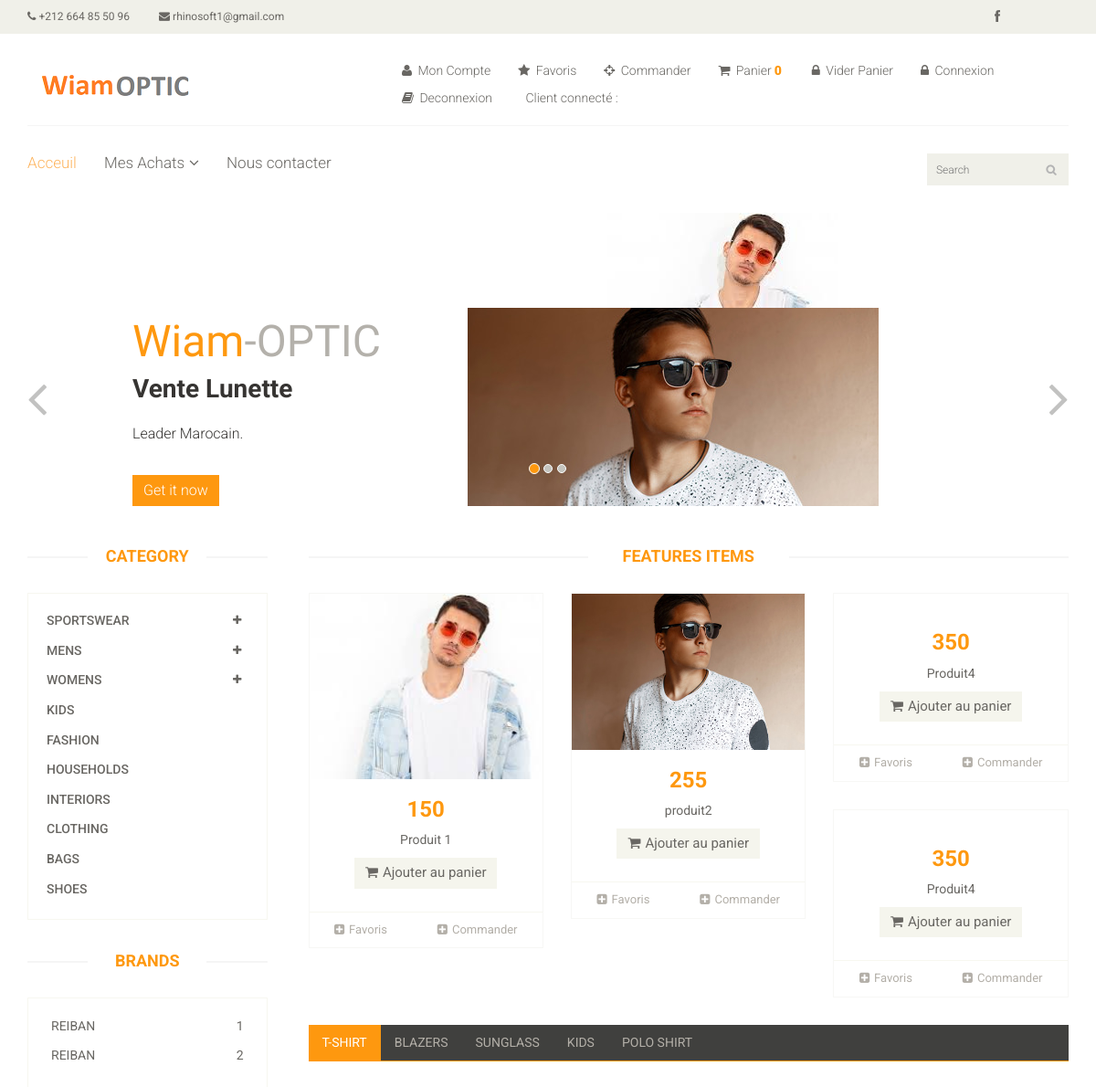
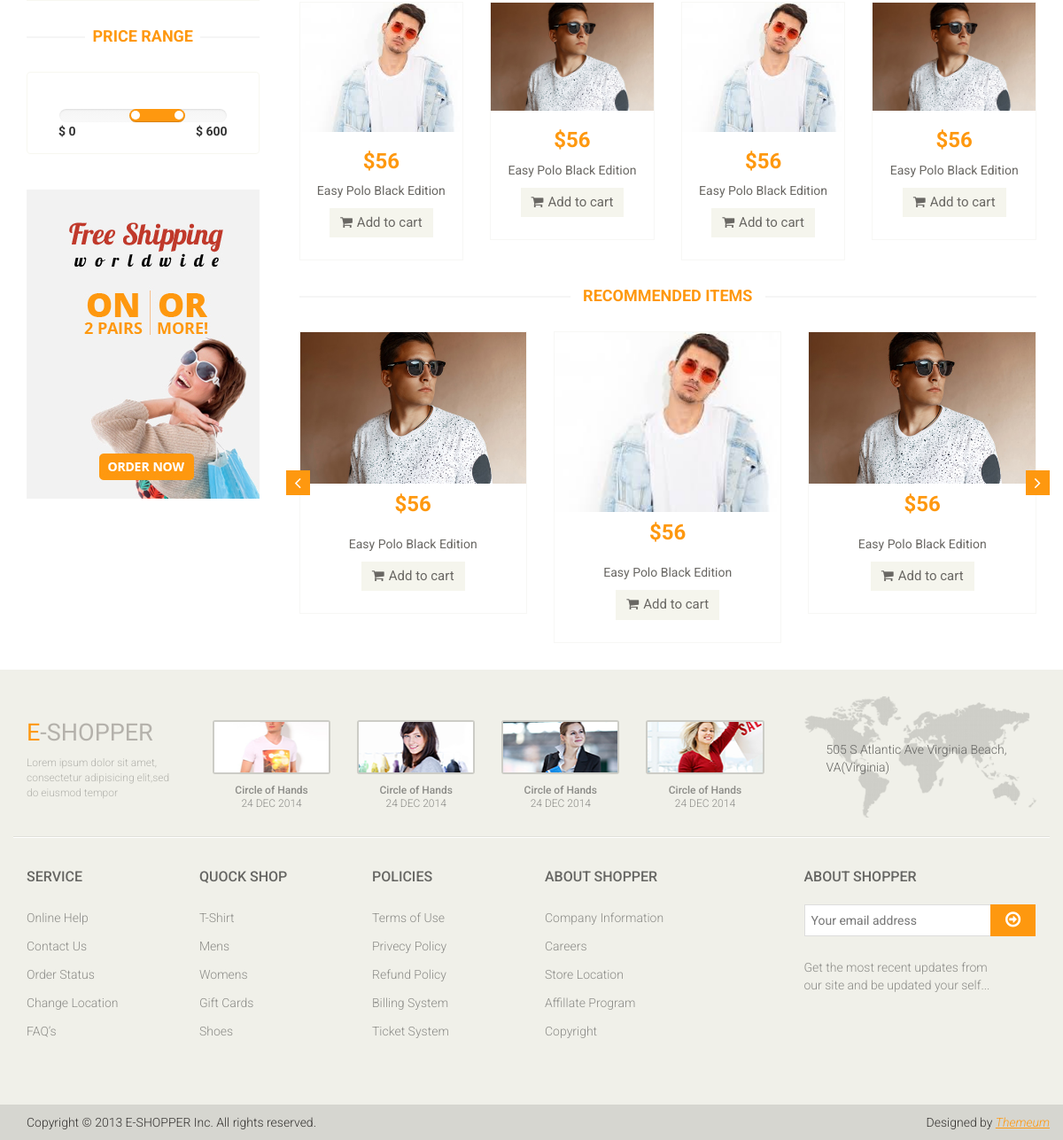
The page / on the database its author committed (2 pictures, top to bottom).
### tables this page shows
CREATE TABLE `brand` (
  `codeBrand` int(11) NOT NULL,
  `mark` varchar(255) NOT NULL,
  `type` varchar(255) NOT NULL,
  `categorie` int(11) NOT NULL
);

CREATE TABLE `produit` (
  `codeProduit` int(11) NOT NULL,
  `labell` varchar(100) NOT NULL,
  `prix` decimal(10,0) NOT NULL,
  `quantite` int(200) NOT NULL,
  `photo` varchar(255) NOT NULL,
  `rank` int(10) NOT NULL,
  `codeBrand` int(11) NOT NULL
);

### BrandService.php (called while the page is built, shortened)
<?php
require_once("Connexion.php");
require_once("Brand.php");
class BrandService{
    public function listeBrands(){
        $ListeBrands=array();
            try{
  $con = new Connexion();
  $this->DbConnectInstance=$con->getConnexionInstance();
                $reponse=$this->DbConnectInstance->prepare("select * from brand");
                $reponse->execute();
                            $index=0;
                    while($brand=$reponse->fetch()){
                        $CodeBrand=$brand['codeBrand'];
                         $Mark=$brand['mark'];
                         $Type=$brand['type'];
                         $Categorie=$brand['categorie'];
                        $Brand=new Brand();
                        $Brand->setCodeBrand($CodeBrand);
                        $Brand->setMark($Mark);
                        $Brand->setType($Type);
                        $Brand->setCategorie($Categorie);
                           $ListeBrands[$index]= $Brand;
                          $index++;
                }
                return $ListeBrands;
            } catch (Exception $e) {
                die("Error Liste brand=> ".$e->getMessage());
                return $ListeBrands;
              }
    }
}
?>

### Connexion.php (called while the page is built, shortened)
<?php
class Connexion{
private $DbName="db_optic";
private $DbHost="localhost";
private $DbPassword="";
private $DbLogin="root";
private $Connexion=null;
public  function getConnexionInstance(){
    try {
        $this->Connexion = new PDO("mysql:host=".$this->DbHost.";dbname=".$this->DbName, $this->DbLogin,$this->DbPassword);
        $this->Connexion->setAttribute(PDO::ATTR_ERRMODE, PDO::ERRMODE_EXCEPTION);
        return $this->Connexion;
        }
    catch(PDOException $e)
        {
        echo "Connection failed: " . $e->getMessage();
        return $this->Connexion;
        }
}
}
?>

### Brand.php (called while the page is built, shortened)
<?php
class Brand{
private $CodeBrand;
private $Mark;
public function setCodeBrand($CodeBrand){
    $this->CodeBrand=$CodeBrand;
}
public function getCodeBrand(){
return $this->CodeBrand;
}
public function setMark($Mark){
    $this->Mark=$Mark;
}
public function getMark(){
return $this->Mark;
}
}
?>

### Produit.php (called while the page is built, shortened)
<?php
class Produit{
    private $CodeProduit;
    private $Labell;
    private $Prix;
    private $Photo;
    public function setCodeProduit($CodeProduit){
            $this->CodeProduit=$CodeProduit;
    }
    public function getCodeProduit(){
        return $this->CodeProduit;
        }
    public function setLabell($Labell){
            $this->Labell=$Labell;
    }
    public function getLabell(){
        return $this->Labell;
        }
        public function setPrix($Prix){
            $this->Prix=$Prix;
    }
    public function getPrix(){
        return $this->Prix;
        }
        public function setPhoto($Photo){
            $this->Photo=$Photo;
    }
    public function getPhoto(){
        return $this->Photo;
        }
}
?>

### GestionProduitService.php (called while the page is built, shortened)
<?php
require_once("Connexion.php");
require_once("Produit.php");
class GestionProduitService{
    public function listeProduits(){
        $ListeProduits=array();
            try{
  $con = new Connexion();
  $this->DbConnectInstance=$con->getConnexionInstance();
                $reponse=$this->DbConnectInstance->prepare("select * from produit");
                $reponse->execute();
                            $index=0;
                    while($produit=$reponse->fetch()){
                        $Labell=$produit['labell'];
                        $Prix=$produit['prix'];
                        $Quantite=$produit['quantite'];
                        $CodeProduit=$produit['codeProduit'];
                        $Photo=$produit['photo'];
                       $Produit=new Produit();
                       $Produit->setPrix($Prix);
                       $Produit->setLabell($Labell);
                       $Produit->setCodeProduit($CodeProduit);
                       $Produit->setQuantite($Quantite);
                       $Produit->setPhoto($Photo);
                           $ListeProduits[$index]= $Produit;
                          $index++;
                }
                return $ListeProduits;
            } catch (Exception $e) {
                die("Error Liste produit=> ".$e->getMessage());
                return $ListeProduits;
              }
    }
}
?>

### ProduitController.php (called while the page is built, shortened)
<?php
require_once("GestionProduitService.php");
$gestionProduitsService=new GestionProduitService();
$ListeProduits= $gestionProduitsService->listeProduits();
?>

### index.php (the view, shortened to what this page needs)
<?php
require_once("ProduitController.php");
require_once("Produit.php");
$ListeProduits = isset($_SESSION['produits']) ? $_SESSION['produits'] : NULL;
?>
<!DOCTYPE html>
<html lang="en">
<head>
    <link href="css/bootstrap.min.css" rel="stylesheet">
    <link href="css/font-awesome.min.css" rel="stylesheet">
    <link href="css/prettyPhoto.css" rel="stylesheet">
    <link href="css/price-range.css" rel="stylesheet">
    <link href="css/animate.css" rel="stylesheet">
	<link href="css/main.css" rel="stylesheet">
	<link href="css/responsive.css" rel="stylesheet">
</head>
<body>
	<?php
		require_once("header.php");
	?>
	<section id="slider">
		<div class="container">
			<div class="row">
				<div class="col-sm-12">
					<div id="slider-carousel" class="carousel slide" data-ride="carousel">
						<ol class="carousel-indicators">
							<li data-target="#slider-carousel" data-slide-to="0" class="active"></li>
							<li data-target="#slider-carousel" data-slide-to="1"></li>
							<li data-target="#slider-carousel" data-slide-to="2"></li>
						</ol>
						<div class="carousel-inner">
							<div class="item active">
							<div class="col-sm-6">
									<h1><span>Wiam</span>-OPTIC</h1>
									<h2>Vente Lunette</h2>
									<p>Leader Marocain. </p>
									<button type="button" class="btn btn-default get">Get it now</button>
								</div>
								<div class="col-sm-6">
									<img src="images/home/produits/p1.png" class="girl img-responsive" alt="" />
									<img src="images/home/produits/p2.png"  class="pricing" alt="" />
								</div>
							</div>
						</div>
						<a href="#slider-carousel" class="left control-carousel hidden-xs" data-slide="prev">
							<i class="fa fa-angle-left"></i>
						</a>
						<a href="#slider-carousel" class="right control-carousel hidden-xs" data-slide="next">
							<i class="fa fa-angle-right"></i>
						</a>
					</div>
				</div>
			</div>
		</div>
	</section>
	<section>
		<div class="container">
			<div class="row">
				<div class="col-sm-3">
					<div class="left-sidebar">
						<?php include("CategorieListComponent.php");  ?>
						<?php include("BrandListComponent.php"); ?>
					<?php include("RangePriceComponent.php");?>
						<div class="shipping text-center">
							<img src="images/home/shipping.jpg" alt="" />
						</div>
					</div>
				</div>
				<div class="col-sm-9 padding-right">
					<div class="features_items">
						<h2 class="title text-center">Features Items</h2>
						<?php
						if($ListeProduits != null){
							foreach($ListeProduits as $produit){
							?>
							<div class="col-sm-4">
							<div class="product-image-wrapper">
								<div class="single-products">
										<div class="productinfo text-center">
											<img src="images/home/produits/<?=$produit->getPhoto();?>" alt="" />
											<h2><?=$produit->getPrix();?></h2>
											<p><?=$produit->getLabell();?></p>
											<a href="javascript:addProduitToCart(<?=$produit->getCodeProduit();?>)" class="btn btn-default add-to-cart"><i class="fa fa-shopping-cart"></i>Ajouter au panier</a>
										</div>
								</div>
								<div class="choose">
									<ul class="nav nav-pills nav-justified">
										<li><a href="#"><i class="fa fa-plus-square"></i>Favoris</a></li>
										<li><a href="#"><i class="fa fa-plus-square"></i>Commander</a></li>
									</ul>
								</div>
							</div>
							</div>
							<?php
							}
						}else{
						  echo 'Liste produits Vide!';
						}
						?>
					</div>
					<div class="category-tab">
						<div class="col-sm-12">
							<ul class="nav nav-tabs">
								<li class="active"><a href="#tshirt" data-toggle="tab">T-Shirt</a></li>
								<li><a href="#blazers" data-toggle="tab">Blazers</a></li>
								<li><a href="#sunglass" data-toggle="tab">Sunglass</a></li>
								<li><a href="#kids" data-toggle="tab">Kids</a></li>
								<li><a href="#poloshirt" data-toggle="tab">Polo shirt</a></li>
							</ul>
						</div>
						<div class="tab-content">
							<div class="tab-pane fade active in" id="tshirt" >
								<div class="col-sm-3">
									<div class="product-image-wrapper">
										<div class="single-products">
											<div class="productinfo text-center">
												<img src="images/home/produits/p1.png" alt="" />
												<h2>$56</h2>
												<p>Easy Polo Black Edition</p>
												<a href="#" class="btn btn-default add-to-cart"><i class="fa fa-shopping-cart"></i>Add to cart</a>
											</div>
										</div>
									</div>
								</div>
								<div class="col-sm-3">
									<div class="product-image-wrapper">
										<div class="single-products">
											<div class="productinfo text-center">
												<img src="images/home/produits/p2.png" alt="" />
												<h2>$56</h2>
												<p>Easy Polo Black Edition</p>
												<a href="#" class="btn btn-default add-to-cart"><i class="fa fa-shopping-cart"></i>Add to cart</a>
											</div>
										</div>
									</div>
								</div>
								<div class="col-sm-3">
									<div class="product-image-wrapper">
										<div class="single-products">
											<div class="productinfo text-center">
												<img src="images/home/produits/p1.png" alt="" />
												<h2>$56</h2>
												<p>Easy Polo Black Edition</p>
												<a href="#" class="btn btn-default add-to-cart"><i class="fa fa-shopping-cart"></i>Add to cart</a>
											</div>
										</div>
									</div>
								</div>
								<div class="col-sm-3">
									<div class="product-image-wrapper">
										<div class="single-products">
											<div class="productinfo text-center">
												<img src="images/home/produits/p2.png" alt="" />
												<h2>$56</h2>
												<p>Easy Polo Black Edition</p>
												<a href="#" class="btn btn-default add-to-cart"><i class="fa fa-shopping-cart"></i>Add to cart</a>
											</div>
										</div>
									</div>
								</div>
							</div>
						</div>
					</div>
					<div class="recommended_items">
						<h2 class="title text-center">recommended items</h2>
						<div id="recommended-item-carousel" class="carousel slide" data-ride="carousel">
							<div class="carousel-inner">
								<div class="item active">
									<div class="col-sm-4">
										<div class="product-image-wrapper">
											<div class="single-products">
												<div class="productinfo text-center">
													<img src="images/home/produits/p2.png" alt="" />
													<h2>$56</h2>
													<p>Easy Polo Black Edition</p>
													<a href="#" class="btn btn-default add-to-cart"><i class="fa fa-shopping-cart"></i>Add to cart</a>
												</div>
											</div>
										</div>
									</div>
									<div class="col-sm-4">
										<div class="product-image-wrapper">
											<div class="single-products">
												<div class="productinfo text-center">
													<img src="images/home/produits/p1.png" alt="" />
													<h2>$56</h2>
													<p>Easy Polo Black Edition</p>
													<a href="#" class="btn btn-default add-to-cart"><i class="fa fa-shopping-cart"></i>Add to cart</a>
												</div>
											</div>
										</div>
									</div>
									<div class="col-sm-4">
										<div class="product-image-wrapper">
											<div class="single-products">
												<div class="productinfo text-center">
													<img src="images/home/produits/p2.png" alt="" />
													<h2>$56</h2>
													<p>Easy Polo Black Edition</p>
													<a href="#" class="btn btn-default add-to-cart"><i class="fa fa-shopping-cart"></i>Add to cart</a>
												</div>
											</div>
										</div>
									</div>
								</div>
							</div>
							 <a class="left recommended-item-control" href="#recommended-item-carousel" data-slide="prev">
								<i class="fa fa-angle-left"></i>
							  </a>
							  <a class="right recommended-item-control" href="#recommended-item-carousel" data-slide="next">
								<i class="fa fa-angle-right"></i>
							  </a>
						</div>
					</div>
				</div>
			</div>
		</div>
	</section>
	<?php
		include("footer.php");
	?>
</body>
</html>

### BrandListComponent.php (shortened to what this page needs)
<?php
require_once("BrandService.php");
$BrandService=new BrandService();
$ListeBrands= $BrandService->listeBrands();
?>
<div class="brands_products">
<h2>Brands</h2>
<div class="brands-name">
    <ul class="nav nav-pills nav-stacked">
        <?php 	foreach($ListeBrands as $brand){ ?>
        <li><a href="#"> <span class="pull-right"><?=$brand->getCodeBrand();   ?></span><?= $brand->getMark();?></a></li>
        <?php } ?>
    </ul>
</div>
</div>

### rows shown on the page
brand: codeBrand "1", mark "REIBAN"
brand: codeBrand "2", mark "REIBAN"
produit: photo (picture), prix "150", labell "Produit 1"
produit: photo (picture), prix "255", labell "produit2"
produit: prix "350", labell "Produit4"
produit: prix "350", labell "Produit4"

### other values the page prints
count($Panier) "0"
